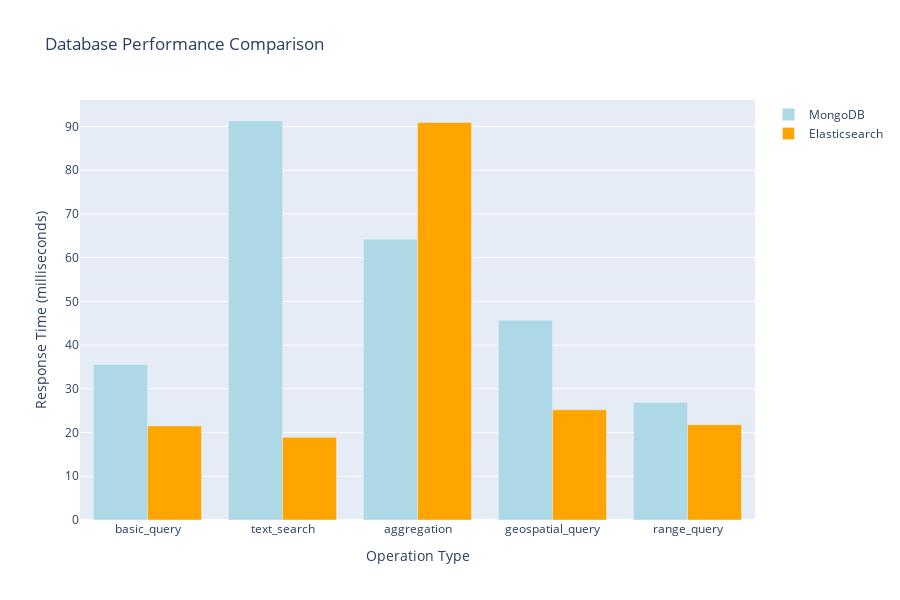

Source (notebook cell):
### Code cell
# Create performance visualization
timing_results = results['timing_results']

# Extract MongoDB and Elasticsearch results
mongo_ops = {k: v for k, v in timing_results.items() if 'mongodb' in k}
es_ops = {k: v for k, v in timing_results.items() if 'elasticsearch' in k}

# Create comparison chart
operation_types = []
mongo_times = []
es_times = []

for mongo_key, mongo_data in mongo_ops.items():
    es_key = mongo_key.replace('mongodb', 'elasticsearch')
    if es_key in es_ops:
        op_name = mongo_key.replace('mongodb_', '')
        operation_types.append(op_name)
        mongo_times.append(mongo_data['mean'] * 1000)  # Convert to ms
        es_times.append(es_ops[es_key]['mean'] * 1000)

# Create comparison visualization
fig = go.Figure()

fig.add_trace(go.Bar(
    name="MongoDB",
    x=operation_types,
    y=mongo_times,
    marker_color="lightblue"
))

fig.add_trace(go.Bar(
    name="Elasticsearch",
    x=operation_types,
    y=es_times,
    marker_color="orange"
))

fig.update_layout(
    title="Database Performance Comparison",
    xaxis_title="Operation Type",
    yaxis_title="Response Time (milliseconds)",
    barmode="group",
    height=600
)

fig.show()

# Calculate speedup factors
print("\n📊 Performance Speedup Analysis:")
for i, op in enumerate(operation_types):
    if es_times[i] > 0:
        speedup = mongo_times[i] / es_times[i]
        if speedup > 1:
            print(f"  {op:25} Elasticsearch {speedup:.1f}x faster")
        else:
            print(f"  {op:25} MongoDB {1/speedup:.1f}x faster")

### Figure 1 — Plotly figure (JSON) as saved in the notebook; plotly's stock layout.template omitted (floating-point values rounded to 4 significant figures)
{"data": [{"marker": {"color": "lightblue"}, "name": "MongoDB", "type": "bar", "x": ["basic_query", "text_search", "aggregation", "geospatial_query", "range_query"], "y": [35.58, 91.25, 64.19, 45.69, 26.88]}, {"marker": {"color": "orange"}, "name": "Elasticsearch", "type": "bar", "x": ["basic_query", "text_search", "aggregation", "geospatial_query", "range_query"], "y": [21.5, 18.93, 90.9, 25.22, 21.79]}], "layout": {"barmode": "group", "height": 600, "title": {"text": "Database Performance Comparison"}, "xaxis": {"title": {"text": "Operation Type"}}, "yaxis": {"title": {"text": "Response Time (milliseconds)"}}}}
